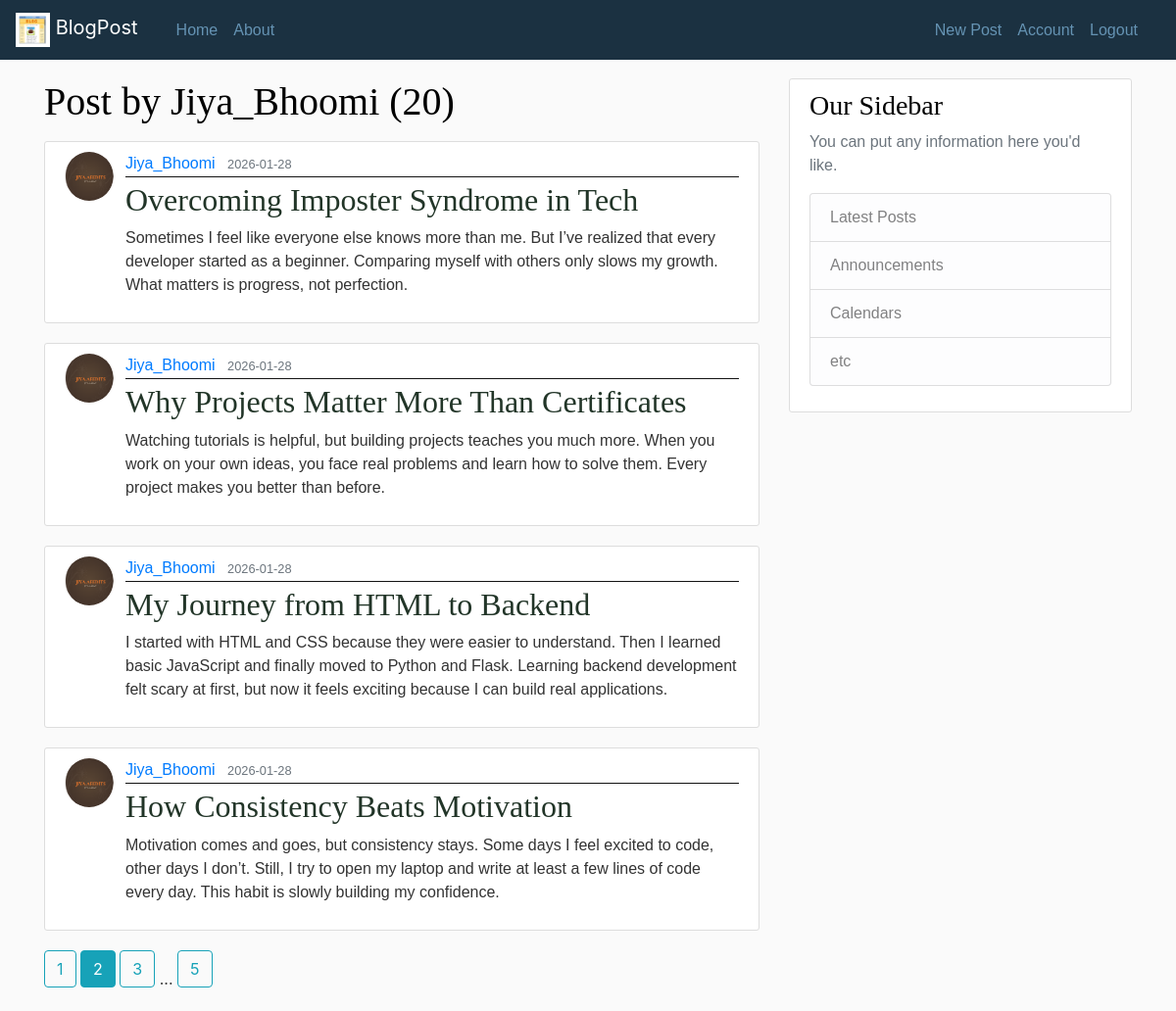
/user/Jiya_Bhoomi?page=2 (signed in), run on the app's committed database.
### Blogpost/models.py (models this page shows, shortened)
class User(db.Model, UserMixin):
    id = db.Column(db.Integer, primary_key=True)
    username = db.Column(db.String(20), unique=True, nullable=False)
    email = db.Column(db.String(120), unique=True, nullable=False)
    image_file = db.Column(db.String(20), nullable=False, default='download.jpg')
    password = db.Column(db.String(60), nullable=False)
    posts = db.relationship('Post', backref='author', lazy=True)

class Post(db.Model):
    id = db.Column(db.Integer, primary_key=True)
    title = db.Column(db.String(100), nullable=False)
    date_posted = db.Column(db.DateTime, nullable=False, default=datetime.utcnow)
    content = db.Column(db.Text, nullable=False)
    user_id = db.Column(db.Integer, db.ForeignKey('user.id'), nullable=False)

### Blogpost/Users/routes.py (the view)
@users.route("/user/<string:username>")
def user_post(username):
    page = request.args.get('page',1, type=int,)
    user = User.query.filter_by(username=username).first_or_404()
    posts = Post.query.filter_by(author=user)\
            .order_by(Post.date_posted.desc())\
            .paginate(page=page,per_page=4)
    return render_template('user_post.html', posts=posts, user=user)

### Blogpost/models.py (called while the page is built)
@login_manager.user_loader
def load_user(user_id):
    return User.query.get(int(user_id))

### Blogpost/templates/user_post.html
{% extends 'layout.html' %}
{% block content %}
    <h1 class="mb-3"> Post by {{ user.username }} ({{ posts.total }})</h1>
        {% for post in posts.items %}
            <article class="media content-section">
                <img class="rounded-circle article-img" src="{{ url_for('static', filename ='profile_pic/' + post.author.image_file) }}">
                <div class="media-body">
                    <div class="article-metadata">
                    <a class="mr-2" href="{{url_for('users.user_post', username=post.author.username)}}">{{ post.author.username }}</a>
                    <small class="text-muted">{{ post.date_posted.strftime('%Y-%m-%d') }}</small>
                    </div>
                    <h2><a class="article-title" href="{{url_for('posts.post', post_id=post.id)}}">{{ post.title }}</a></h2>
                    <p class="article-content">{{ post.content }}</p>
                </div>
            </article>
        {% endfor %}
        {% for page_num in posts.iter_pages(left_edge=1, right_edge=1, left_current=1, right_current=1) %}
            {% if page_num %}
                {% if posts.page == page_num %}
                    <a class="btn btn-info mb-4" href="{{url_for('users.user_post', username=user.username, page=page_num)}}"> {{ page_num }} </a>
                {% else %}
                    <a class="btn btn-outline-info mb-4" href="{{url_for('users.user_post',username=user.username, page=page_num)}}"> {{ page_num }} </a>
                {% endif %}
            {% else %}
                ...
            {% endif %}
        {% endfor %}
{% endblock content %}

### Blogpost/static/main.css (style rules this page uses)
body { background: #fafafa; color: #333333; margin-top: 5rem; }
h1, h2, h3, h4, h5, h6 { color: #020202; font-family: 'Times New Roman', Times, serif; }
.content-section { background: #ffffff; padding: 10px 20px; border: 1px solid #dddddd; border-radius: 3px; margin-bottom: 20px; font-family: 'Trebuchet MS', 'Lucida Sans Unicode', 'Lucida Grande', 'Lucida Sans', Arial, sans-serif; }
.article-title { color: #223528; }
.article-content { white-space: pre-line; }
.article-img { height: 50px; width: 50px; margin-right: 12px; }
.article-metadata { padding-bottom: 1px; margin-bottom: 4px; border-bottom: 1px solid #131313 }

### data on the page
User: username "Jiya_Bhoomi"
Post: image_file (picture), author.username "Jiya_Bhoomi", date_posted "2026-01-28", title "Overcoming Imposter Syndrome in Tech", content "Sometimes I feel like everyone else knows more than me. But I’ve realized that every developer started as a beginner. Comparing myself with others only slows my growth. What matters is progress, not perfection."
Post: image_file (picture), author.username "Jiya_Bhoomi", date_posted "2026-01-28", title "Why Projects Matter More Than Certificates", content "Watching tutorials is helpful, but building projects teaches you much more. When you work on your own ideas, you face real problems and learn how to solve them. Every project makes you better than before."
Post: image_file (picture), author.username "Jiya_Bhoomi", date_posted "2026-01-28", title "My Journey from HTML to Backend", content "I started with HTML and CSS because they were easier to understand. Then I learned basic JavaScript and finally moved to Python and Flask. Learning backend development felt scary at first, but now it feels exciting because I can build real applications."
Post: image_file (picture), author.username "Jiya_Bhoomi", date_posted "2026-01-28", title "How Consistency Beats Motivation", content "Motivation comes and goes, but consistency stays. Some days I feel excited to code, other days I don’t. Still, I try to open my laptop and write at least a few lines of code every day. This habit is slowly building my confidence."

### other printed values
{{ posts.total }} "20"
{{ page_num }} "1" "3" "5"
{{ page_num }} "2"
